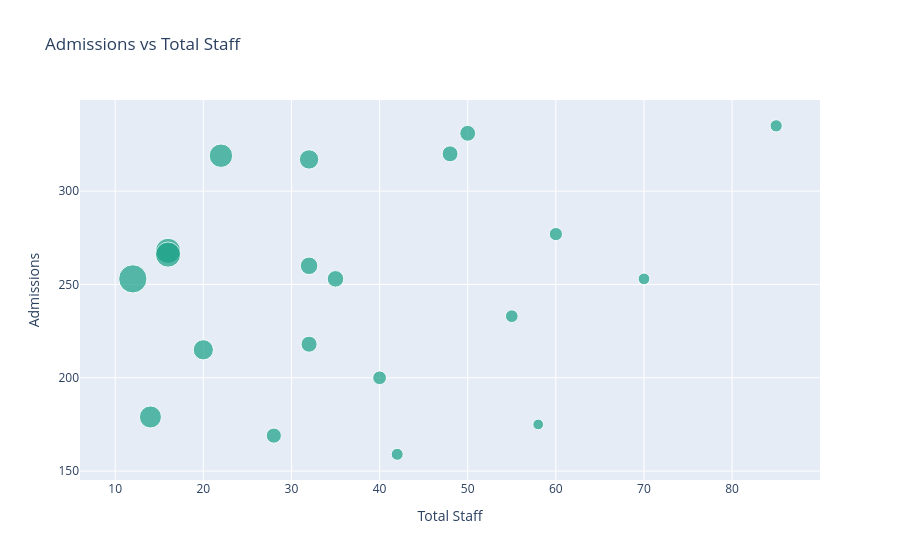

The code cell stored with this chart in its notebook:
### Code cell
fig4 = px.scatter(
    df,
    x="Total_Staff",
    y="Admissions",
    size="Patients_per_Staff",
    hover_name="department_name",
    hover_data={
        "Total_Staff": True,
        "Admissions": True,
        "Patients_per_Staff": ":.2f",
        "Staff_Share_Percent": ":.2f"
    },
    title="Admissions vs Total Staff",
    labels={
        "Total_Staff": "Total Staff",
        "Admissions": "Admissions"
    }
)

fig4.update_traces(
    marker=dict(
        color="#16A085",
        line=dict(width=1)
    )
)

fig4.show()

### Figure 1 — Plotly figure (JSON) as saved in the notebook; plotly's stock layout.template omitted (floating-point values rounded to 4 significant figures)
{"data": [{"customdata": [[21.08, 1.56], [16.75, 2.09], [16.62, 2.09], [14.5, 2.87], [12.79, 1.83], [10.75, 2.61], [9.91, 4.17], [8.12, 4.17], [7.23, 4.56], [6.81, 4.17], [6.67, 6.26], [6.62, 6.52], [6.04, 3.65], [5.0, 5.22], [4.62, 7.82], [4.24, 7.17], [3.94, 11.08], [3.79, 5.48], [3.61, 9.13], [3.02, 7.56]], "hovertemplate": "<b>%{hovertext}</b><br><br>Total Staff=%{x}<br>Admissions=%{y}<br>Patients_per_Staff=%{customdata[0]:.2f}<br>Staff_Share_Percent=%{customdata[1]:.2f}<extra></extra>", "hovertext": ["Dental", "Ophthalmology", "Radiology", "Endocrinology", "Dermatology", "ENT", "Pulmonology", "Gastroenterology", "Psychiatry", "Nephrology", "Orthopedics", "Oncology", "Urology", "Neurology", "Pediatrics", "Cardiology", "Emergency", "Gynecology", "ICU", "General Surgery"], "legendgroup": "", "marker": {"color": "#16A085", "line": {"width": 1}, "size": [21.08, 16.75, 16.62, 14.5, 12.79, 10.75, 9.91, 8.12, 7.23, 6.81, 6.67, 6.62, 6.04, 5.0, 4.62, 4.24, 3.94, 3.79, 3.61, 3.02], "sizemode": "area", "sizeref": 0.0527, "symbol": "circle"}, "mode": "markers", "name": "", "orientation": "v", "showlegend": false, "type": "scatter", "x": [12, 16, 16, 22, 14, 20, 32, 32, 35, 32, 48, 50, 28, 40, 60, 55, 85, 42, 70, 58], "xaxis": "x", "y": [253, 268, 266, 319, 179, 215, 317, 260, 253, 218, 320, 331, 169, 200, 277, 233, 335, 159, 253, 175], "yaxis": "y"}], "layout": {"legend": {"itemsizing": "constant", "tracegroupgap": 0}, "title": {"text": "Admissions vs Total Staff"}, "xaxis": {"anchor": "y", "domain": [0, 1], "title": {"text": "Total Staff"}}, "yaxis": {"anchor": "x", "domain": [0, 1], "title": {"text": "Admissions"}}}}
